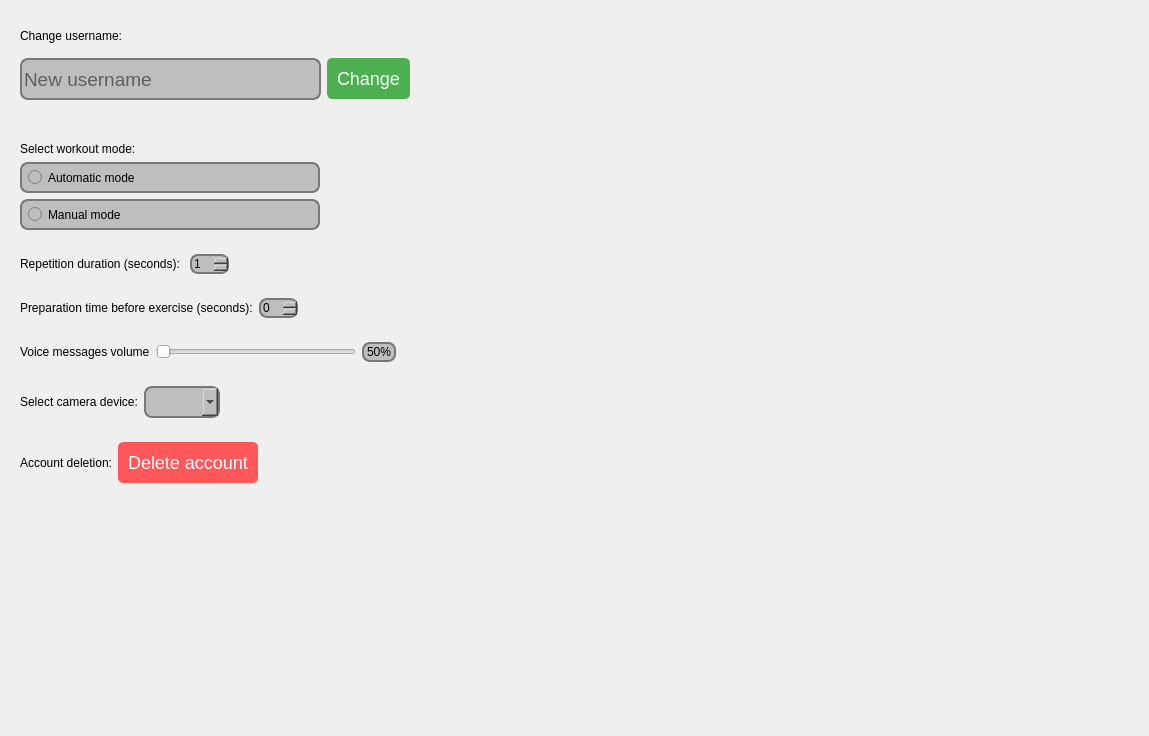
<?xml version="1.0" encoding="UTF-8"?>
<ui version="4.0">
 <class>Form</class>
 <widget class="QWidget" name="Form">
  <property name="geometry">
   <rect>
    <x>0</x>
    <y>0</y>
    <width>1149</width>
    <height>736</height>
   </rect>
  </property>
  <property name="windowTitle">
   <string>Form</string>
  </property>
  <property name="styleSheet">
   <string notr="true">QLabel{
font: 18pt &quot;Segoe UI&quot;;
}</string>
  </property>
  <layout class="QVBoxLayout" name="verticalLayout_3">
   <item>
    <widget class="QWidget" name="widget_9" native="true">
     <layout class="QHBoxLayout" name="horizontalLayout_7">
      <item>
       <widget class="QWidget" name="widget_2" native="true">
        <layout class="QVBoxLayout" name="verticalLayout_2">
         <property name="leftMargin">
          <number>0</number>
         </property>
         <item>
          <widget class="QLabel" name="label">
           <property name="text">
            <string>Change username:</string>
           </property>
          </widget>
         </item>
         <item>
          <widget class="QWidget" name="widget_3" native="true">
           <layout class="QHBoxLayout" name="horizontalLayout">
            <property name="leftMargin">
             <number>0</number>
            </property>
            <item>
             <widget class="QLineEdit" name="new_user_line">
              <property name="minimumSize">
               <size>
                <width>301</width>
                <height>42</height>
               </size>
              </property>
              <property name="maximumSize">
               <size>
                <width>200</width>
                <height>16777215</height>
               </size>
              </property>
              <property name="font">
               <font>
                <pointsize>14</pointsize>
               </font>
              </property>
              <property name="styleSheet">
               <string notr="true">background-color: rgb(190, 190, 190);
border: 2px solid rgb(120, 120, 120);
border-radius: 8px;
 </string>
              </property>
              <property name="text">
               <string/>
              </property>
              <property name="placeholderText">
               <string>New username</string>
              </property>
             </widget>
            </item>
            <item>
             <widget class="QPushButton" name="new_user_button">
              <property name="maximumSize">
               <size>
                <width>16777215</width>
                <height>16777215</height>
               </size>
              </property>
              <property name="cursor">
               <cursorShape>PointingHandCursor</cursorShape>
              </property>
              <property name="styleSheet">
               <string notr="true">QPushButton {
                padding: 10px;
                font-size: 18px;
                color: #ffffff;
                background-color: #4CAF50;
                border: none;
                border-radius: 5px;
            }
            QPushButton:hover {
                background-color: #45a049;
            }
            QPushButton:pressed {
                background-color: #388e3c;
            }</string>
              </property>
              <property name="text">
               <string>Change</string>
              </property>
             </widget>
            </item>
            <item>
             <spacer name="horizontalSpacer_7">
              <property name="orientation">
               <enum>Qt::Horizontal</enum>
              </property>
              <property name="sizeHint" stdset="0">
               <size>
                <width>40</width>
                <height>20</height>
               </size>
              </property>
             </spacer>
            </item>
           </layout>
          </widget>
         </item>
        </layout>
       </widget>
      </item>
     </layout>
    </widget>
   </item>
   <item>
    <widget class="QWidget" name="widget" native="true">
     <layout class="QVBoxLayout" name="verticalLayout">
      <item>
       <widget class="QLabel" name="label_2">
        <property name="text">
         <string>Select workout mode:</string>
        </property>
       </widget>
      </item>
      <item>
       <widget class="QRadioButton" name="radioButton_auto">
        <property name="maximumSize">
         <size>
          <width>300</width>
          <height>16777215</height>
         </size>
        </property>
        <property name="cursor">
         <cursorShape>PointingHandCursor</cursorShape>
        </property>
        <property name="styleSheet">
         <string notr="true">font: 25 16pt &quot;Segoe UI Light&quot;;
padding: 6px;
background-color: rgb(190, 190, 190);
border: 2px solid rgb(120, 120, 120);
border-radius: 8px;
 </string>
        </property>
        <property name="text">
         <string>Automatic mode</string>
        </property>
       </widget>
      </item>
      <item>
       <widget class="QRadioButton" name="radioButton_manual">
        <property name="maximumSize">
         <size>
          <width>300</width>
          <height>16777215</height>
         </size>
        </property>
        <property name="cursor">
         <cursorShape>PointingHandCursor</cursorShape>
        </property>
        <property name="styleSheet">
         <string notr="true">font: 25 16pt &quot;Segoe UI Light&quot;;
padding: 6px;
background-color: rgb(190, 190, 190);
border: 2px solid rgb(120, 120, 120);
border-radius: 8px;
 </string>
        </property>
        <property name="text">
         <string>Manual mode</string>
        </property>
       </widget>
      </item>
     </layout>
    </widget>
   </item>
   <item>
    <widget class="QWidget" name="reps_widget" native="true">
     <layout class="QHBoxLayout" name="horizontalLayout_3">
      <item>
       <widget class="QLabel" name="label_rep">
        <property name="text">
         <string>Repetition duration (seconds): </string>
        </property>
       </widget>
      </item>
      <item>
       <widget class="QSpinBox" name="spinBox_rep">
        <property name="cursor">
         <cursorShape>PointingHandCursor</cursorShape>
        </property>
        <property name="styleSheet">
         <string notr="true">font: 25 18pt &quot;Segoe UI Light&quot;;
background-color: rgb(190, 190, 190);
border: 2px solid rgb(120, 120, 120);
border-radius: 8px;
 </string>
        </property>
        <property name="minimum">
         <number>1</number>
        </property>
        <property name="maximum">
         <number>10</number>
        </property>
        <property name="singleStep">
         <number>1</number>
        </property>
       </widget>
      </item>
      <item>
       <spacer name="horizontalSpacer_5">
        <property name="orientation">
         <enum>Qt::Horizontal</enum>
        </property>
        <property name="sizeHint" stdset="0">
         <size>
          <width>40</width>
          <height>20</height>
         </size>
        </property>
       </spacer>
      </item>
     </layout>
    </widget>
   </item>
   <item>
    <widget class="QWidget" name="widget_4" native="true">
     <layout class="QHBoxLayout" name="horizontalLayout_2">
      <item>
       <widget class="QLabel" name="label_3">
        <property name="text">
         <string>Preparation time before exercise (seconds):</string>
        </property>
       </widget>
      </item>
      <item>
       <widget class="QSpinBox" name="spinBox_prepare">
        <property name="cursor">
         <cursorShape>PointingHandCursor</cursorShape>
        </property>
        <property name="styleSheet">
         <string notr="true">font: 25 18pt &quot;Segoe UI Light&quot;;
background-color: rgb(190, 190, 190);
border: 2px solid rgb(120, 120, 120);
border-radius: 8px;
 </string>
        </property>
        <property name="maximum">
         <number>20</number>
        </property>
       </widget>
      </item>
      <item>
       <spacer name="horizontalSpacer_6">
        <property name="orientation">
         <enum>Qt::Horizontal</enum>
        </property>
        <property name="sizeHint" stdset="0">
         <size>
          <width>40</width>
          <height>20</height>
         </size>
        </property>
       </spacer>
      </item>
     </layout>
    </widget>
   </item>
   <item>
    <widget class="QWidget" name="widget_6" native="true">
     <layout class="QHBoxLayout" name="horizontalLayout_4">
      <item>
       <widget class="QLabel" name="label_5">
        <property name="text">
         <string>Voice messages volume</string>
        </property>
       </widget>
      </item>
      <item>
       <widget class="QSlider" name="volume_slider">
        <property name="minimumSize">
         <size>
          <width>200</width>
          <height>0</height>
         </size>
        </property>
        <property name="maximumSize">
         <size>
          <width>200</width>
          <height>16777215</height>
         </size>
        </property>
        <property name="cursor">
         <cursorShape>PointingHandCursor</cursorShape>
        </property>
        <property name="maximum">
         <number>100</number>
        </property>
        <property name="orientation">
         <enum>Qt::Horizontal</enum>
        </property>
       </widget>
      </item>
      <item>
       <widget class="QLabel" name="volume_label">
        <property name="styleSheet">
         <string notr="true">font: 25 18pt &quot;Segoe UI Light&quot;;
background-color: rgb(190, 190, 190);
border: 2px solid rgb(120, 120, 120);
border-radius: 8px;
 </string>
        </property>
        <property name="text">
         <string>50%</string>
        </property>
       </widget>
      </item>
      <item>
       <spacer name="horizontalSpacer_4">
        <property name="orientation">
         <enum>Qt::Horizontal</enum>
        </property>
        <property name="sizeHint" stdset="0">
         <size>
          <width>40</width>
          <height>20</height>
         </size>
        </property>
       </spacer>
      </item>
     </layout>
    </widget>
   </item>
   <item>
    <widget class="QWidget" name="widget_7" native="true">
     <layout class="QHBoxLayout" name="horizontalLayout_5">
      <item>
       <widget class="QLabel" name="label_7">
        <property name="text">
         <string>Select camera device:</string>
        </property>
       </widget>
      </item>
      <item>
       <widget class="QComboBox" name="video_device_combo">
        <property name="cursor">
         <cursorShape>PointingHandCursor</cursorShape>
        </property>
        <property name="styleSheet">
         <string notr="true">padding: 6px;
font: 25 18pt &quot;Segoe UI Light&quot;;
background-color: rgb(190, 190, 190);
border: 2px solid rgb(120, 120, 120);
border-radius: 8px;
 </string>
        </property>
       </widget>
      </item>
      <item>
       <spacer name="horizontalSpacer_3">
        <property name="orientation">
         <enum>Qt::Horizontal</enum>
        </property>
        <property name="sizeHint" stdset="0">
         <size>
          <width>40</width>
          <height>20</height>
         </size>
        </property>
       </spacer>
      </item>
     </layout>
    </widget>
   </item>
   <item>
    <widget class="QWidget" name="widget_8" native="true">
     <layout class="QHBoxLayout" name="horizontalLayout_6">
      <item>
       <widget class="QLabel" name="label_8">
        <property name="text">
         <string>Account deletion:</string>
        </property>
       </widget>
      </item>
      <item>
       <widget class="QPushButton" name="delete_button">
        <property name="font">
         <font>
          <pointsize>-1</pointsize>
         </font>
        </property>
        <property name="cursor">
         <cursorShape>PointingHandCursor</cursorShape>
        </property>
        <property name="styleSheet">
         <string notr="true">QPushButton {
    padding: 10px;
    font-size: 18px;
    color: #ffffff;
    background-color: rgb(255, 87, 90);
    border: none;
    border-radius: 5px;
}
QPushButton:hover {
    background-color: #e53935; 
}
QPushButton:pressed {
    background-color: #d32f2f; 
}
</string>
        </property>
        <property name="text">
         <string>Delete account</string>
        </property>
       </widget>
      </item>
      <item>
       <spacer name="horizontalSpacer_2">
        <property name="orientation">
         <enum>Qt::Horizontal</enum>
        </property>
        <property name="sizeHint" stdset="0">
         <size>
          <width>40</width>
          <height>20</height>
         </size>
        </property>
       </spacer>
      </item>
     </layout>
    </widget>
   </item>
   <item>
    <spacer name="verticalSpacer">
     <property name="orientation">
      <enum>Qt::Vertical</enum>
     </property>
     <property name="sizeHint" stdset="0">
      <size>
       <width>20</width>
       <height>40</height>
      </size>
     </property>
    </spacer>
   </item>
  </layout>
 </widget>
 <resources/>
 <connections/>
</ui>
